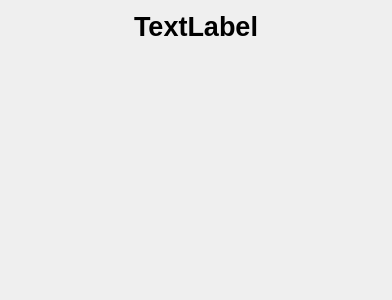
<?xml version="1.0" encoding="UTF-8"?>
<ui version="4.0">
 <class>ColumnWidget</class>
 <widget class="QWidget" name="ColumnWidget">
  <property name="geometry">
   <rect>
    <x>0</x>
    <y>0</y>
    <width>392</width>
    <height>300</height>
   </rect>
  </property>
  <property name="sizePolicy">
   <sizepolicy hsizetype="Minimum" vsizetype="Minimum">
    <horstretch>0</horstretch>
    <verstretch>0</verstretch>
   </sizepolicy>
  </property>
  <property name="windowTitle">
   <string>Form</string>
  </property>
  <layout class="QVBoxLayout" name="verticalLayout">
   <item>
    <widget class="QLabel" name="column_name_label">
     <property name="font">
      <font>
       <pointsize>20</pointsize>
       <weight>75</weight>
       <bold>true</bold>
      </font>
     </property>
     <property name="text">
      <string>TextLabel</string>
     </property>
     <property name="alignment">
      <set>Qt::AlignCenter</set>
     </property>
     <property name="wordWrap">
      <bool>false</bool>
     </property>
    </widget>
   </item>
   <item>
    <widget class="QScrollArea" name="tasks_scroll_area">
     <property name="sizePolicy">
      <sizepolicy hsizetype="Ignored" vsizetype="Expanding">
       <horstretch>0</horstretch>
       <verstretch>0</verstretch>
      </sizepolicy>
     </property>
     <property name="frameShape">
      <enum>QFrame::NoFrame</enum>
     </property>
     <property name="widgetResizable">
      <bool>true</bool>
     </property>
     <property name="alignment">
      <set>Qt::AlignCenter</set>
     </property>
     <widget class="QWidget" name="scrollAreaWidgetContents">
      <property name="geometry">
       <rect>
        <x>0</x>
        <y>0</y>
        <width>374</width>
        <height>244</height>
       </rect>
      </property>
     </widget>
    </widget>
   </item>
  </layout>
 </widget>
 <resources/>
 <connections/>
</ui>
